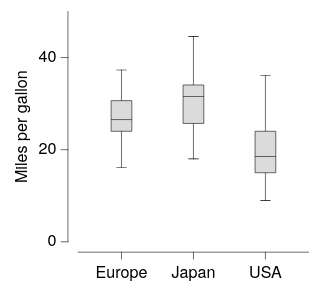

The Vega-Lite source for this figure:
### Vega-Lite specification from a JSON file in a GitHub repository (floating-point values rounded to 4 significant figures; data arrays with more than 128 entries replaced by an {"elided": "..."} marker saying what was removed)
{"background": null, "config": {"arc": {"fill": "#DBDBDB", "fillOpacity": 1.0, "innerRadius": 25.0, "padAngle": 0.03, "stroke": "black", "strokeOpacity": 1, "strokeWidth": 0.25}, "area": {"fill": "#DBDBDB", "fillOpacity": 1.0, "stroke": "black", "strokeOpacity": 1, "strokeWidth": 0.25}, "axis": {"domain": true, "domainCap": "round", "domainColor": "black", "domainWidth": 0.25, "grid": false, "gridCap": "round", "gridColor": "#F1F1F1", "gridDash": [0, 0], "gridOpacity": 1.0, "gridWidth": 0.25, "labelColor": "black", "labelFont": "Helvetica Neue, HelveticaNeue, Helvetica, Arial, sans-serif", "labelFontSize": 7, "labelFontStyle": "normal", "labelFontWeight": 400, "offset": 4.5, "ticks": true, "tickCap": "round", "tickColor": "black", "tickRound": false, "tickSize": 3, "tickWidth": 0.25, "titleColor": "black", "titleFont": "Helvetica Neue, HelveticaNeue, Helvetica, Arial, sans-serif", "titleFontSize": 7, "titleFontStyle": "normal", "titleFontWeight": 400}, "axisX": {"domain": true, "labelAlign": "center", "labelAngle": 0, "labels": true, "ticks": true, "translate": 0}, "axisY": {"domain": true, "labelAlign": "right", "labelAngle": 0, "labels": true, "ticks": true, "translate": 0}, "axisRight": {"domain": true, "labelAlign": "left", "labelAngle": 0, "labels": true, "ticks": true, "translate": 0}, "axisTop": {"domain": true, "labelAlign": "center", "labelAngle": 0, "labels": true, "ticks": true, "translate": 0}, "axisBand": {"tickOffset": 0}, "bar": {"fill": "#DBDBDB", "fillOpacity": 1.0, "stroke": "black", "strokeOpacity": 1, "strokeWidth": 0.25}, "boxplot": {"size": 9.0, "ticks": {"cornerRadius": 0.25, "fill": "black", "opacity": 1, "size": 4.5, "thickness": 0.25}, "box": {"fillOpacity": 1.0, "stroke": "black", "strokeOpacity": 1, "strokeWidth": 0.25}, "median": {"cornerRadius": 0, "fill": "black", "fillOpacity": 1.0, "opacity": 1, "size": 9.0, "thickness": 0.25}, "rule": {"fill": "black", "fillOpacity": 1.0, "size": 10.0, "stroke": "black", "strokeDash": [0, 0], "strokeOpacity": 1, "strokeWidth": 0.25}, "outliers": {"color": "black", "fill": "black", "fillOpacity": 1.0, "size": 0, "stroke": "black", "strokeOpacity": 1, "strokeWidth": 0.25}}, "circle": {"fill": "black", "fillOpacity": 1.0, "size": 1.25, "stroke": null, "strokeOpacity": 1, "strokeWidth": 0.25}, "errorband": {"band": {"fillOpacity": 0.6, "stroke": null, "strokeWidth": 0.25, "strokeOpacity": 1}, "borders": {"opacity": 0, "strokeOpacity": 0.25, "strokeWidth": 1}}, "errorbar": {"opacity": 1, "rule": {"strokeDash": [0, 0], "strokeWidth": 0.25}, "ticks": {"color": "black", "cornerRadius": 0.125, "opacity": 1, "size": 6.0, "thickness": 0.25}, "thickness": 0.25}, "font": "Helvetica Neue, HelveticaNeue, Helvetica, Arial, sans-serif", "geoshape": {"fill": "#DBDBDB", "fillOpacity": 1.0, "stroke": "black", "strokeOpacity": 1, "strokeWidth": 0.25}, "header": {"labelColor": "black", "labelFont": "Helvetica Neue, HelveticaNeue, Helvetica, Arial, sans-serif", "labelFontSize": 7, "labelFontStyle": "normal", "labelFontWeight": 400, "titleColor": "black", "titleFont": "Helvetica Neue, HelveticaNeue, Helvetica, Arial, sans-serif", "titleFontSize": 7, "titleFontStyle": "normal", "titleFontWeight": 400, "titlePadding": 0}, "legend": {"disable": false, "offset": 4.5, "titlePadding": 4, "labelOffset": 2, "gradientLabelOffset": 2, "gradientLength": 50.0, "gradientThickness": 5.0, "gradientOpacity": 1.0, "gradientStrokeColor": "black", "gradientStrokeWidth": 0.25, "labelColor": "black", "labelFont": "Helvetica Neue, HelveticaNeue, Helvetica, Arial, sans-serif", "labelFontSize": 7, "labelFontStyle": "normal", "labelFontWeight": 400, "strokeColor": "black", "strokeWidth": 0, "symbolSize": 42, "symbolStrokeColor": "black", "symbolStrokeWidth": 0.25, "titleColor": "black", "titleFont": "Helvetica Neue, HelveticaNeue, Helvetica, Arial, sans-serif", "titleFontSize": 7, "titleFontStyle": "normal", "titleFontWeight": 400}, "line": {"color": "black", "stroke": "black", "strokeCap": "butt", "strokeDash": [0, 0], "strokeOpacity": 1, "strokeWidth": 0.5}, "point": {"filled": true, "fill": "#DBDBDB", "fillOpacity": 1.0, "size": 5.0, "stroke": "black", "strokeOpacity": 1, "strokeWidth": 0.25}, "range": {"category": ["#B2B2B2", "#4A7CD3", "#008542", "#664CAF", "#509F98", "#636363", "#284F93", "#005226", "#382864", "#285753"], "diverging": {"scheme": ["#443E60", "#5F597E", "#7C759B", "#9994B6", "#B7B4CC", "#D6D5DC", "#F6F6F6", "#D1DAD9", "#A4C2BF", "#7AA9A4", "#578E89", "#37736E", "#1B5954"]}, "heatmap": {"scheme": ["#440154", "#472270", "#433E82", "#38598C", "#2C728E", "#238A8D", "#24A086", "#39B578", "#5DC862", "#96D646", "#CAE02D", "#FDE724"]}, "ordinal": {"scheme": ["#F1F1F1", "#DBDBDB", "#C6C6C6", "#B2B2B2", "#9D9D9D", "#898989", "#767676", "#636363", "#515151", "#404040", "#2F2F2F", "#1F1F1F"]}, "ramp": {"scheme": ["#440154", "#472270", "#433E82", "#38598C", "#2C728E", "#238A8D", "#24A086", "#39B578", "#5DC862", "#96D646", "#CAE02D", "#FDE724"]}}, "rule": {"color": "black", "stroke": "black", "strokeCap": "round", "strokeDash": [2, 2], "strokeOpacity": 1, "strokeWidth": 0.25}, "scale": {"barBandPaddingInner": 0.1, "rectBandPaddingInner": 0, "tickBandPaddingInner": 0.1, "bandPaddingOuter": 0.1, "bandWithNestedOffsetPaddingInner": 0.2, "bandWithNestedOffsetPaddingOuter": 0.2, "offsetBandPaddingInner": 0, "offsetBandPaddingOuter": 0, "round": false}, "rect": {"fill": "#DBDBDB", "fillOpacity": 1.0, "stroke": "black", "strokeOpacity": 1, "strokeWidth": 0.25}, "square": {"fill": "#DBDBDB", "fillOpacity": 1.0, "size": 10.0, "stroke": "black", "strokeOpacity": 1, "strokeWidth": 0.25}, "text": {"color": "black", "font": "Helvetica Neue, HelveticaNeue, Helvetica, Arial, sans-serif", "fontSize": 7, "fontStyle": "normal", "fontWeight": 400}, "tick": {"color": "black", "cornerRadius": 0.125, "opacity": 1.0, "size": 9.0, "thickness": 0.25}, "title": {"anchor": "middle", "frame": "group", "color": "black", "font": "Helvetica Neue, HelveticaNeue, Helvetica, Arial, sans-serif", "fontSize": 7, "fontStyle": "normal", "fontWeight": 400, "subtitleColor": "black", "subtitleFont": "Helvetica Neue, HelveticaNeue, Helvetica, Arial, sans-serif", "subtitleFontSize": "Helvetica Neue, HelveticaNeue, Helvetica, Arial, sans-serif", "subtitleFontStyle": "normal", "subtitleFontWeight": 400}, "trail": {"color": "black", "opacity": 1, "size": 0.5}, "view": {"continuousWidth": 100, "continuousHeight": 100, "discreteWidth": 100, "discreteHeight": 100, "fill": null, "stroke": null, "strokeWidth": 0.25}}, "data": {"name": "data-84942684f44a0939f6e50b33ec91a880"}, "mark": {"type": "boxplot"}, "encoding": {"x": {"field": "Origin", "title": null, "type": "nominal"}, "y": {"field": "Miles_per_Gallon", "title": "Miles per gallon", "type": "quantitative"}}, "$schema": "https://vega.github.io/schema/vega-lite/v6.4.1.json", "datasets": {"data-84942684f44a0939f6e50b33ec91a880": {"elided": "398 records"}}}
